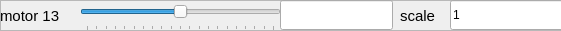
  <widget class="QFrame" name="frame_14">
   <property name="geometry">
    <rect>
     <x>10</x>
     <y>420</y>
     <width>561</width>
     <height>31</height>
    </rect>
   </property>
   <property name="frameShape">
    <enum>QFrame::StyledPanel</enum>
   </property>
   <property name="frameShadow">
    <enum>QFrame::Raised</enum>
   </property>
   <widget class="QLabel" name="name_14">
    <property name="geometry">
     <rect>
      <x>0</x>
      <y>0</y>
      <width>81</width>
      <height>31</height>
     </rect>
    </property>
    <property name="font">
     <font>
      <pointsize>11</pointsize>
      <weight>50</weight>
      <italic>false</italic>
      <bold>false</bold>
     </font>
    </property>
    <property name="text">
     <string>motor 13</string>
    </property>
   </widget>
   <widget class="QSlider" name="motor_setPoint_slider_13">
    <property name="geometry">
     <rect>
      <x>80</x>
      <y>0</y>
      <width>201</width>
      <height>31</height>
     </rect>
    </property>
    <property name="toolTip">
     <string extracomment="slider to move change set point for this motor"/>
    </property>
    <property name="minimum">
     <number>-100</number>
    </property>
    <property name="maximum">
     <number>100</number>
    </property>
    <property name="value">
     <number>0</number>
    </property>
    <property name="orientation">
     <enum>Qt::Horizontal</enum>
    </property>
    <property name="tickPosition">
     <enum>QSlider::TicksBelow</enum>
    </property>
    <property name="tickInterval">
     <number>10</number>
    </property>
   </widget>
   <widget class="QLineEdit" name="motor_setPoint_13">
    <property name="geometry">
     <rect>
      <x>280</x>
      <y>0</y>
      <width>113</width>
      <height>30</height>
     </rect>
    </property>
    <property name="text">
     <string extracomment="manually change set point here"/>
    </property>
    <property name="readOnly">
     <bool>true</bool>
    </property>
   </widget>
   <widget class="QLabel" name="scale_14">
    <property name="geometry">
     <rect>
      <x>400</x>
      <y>0</y>
      <width>41</width>
      <height>31</height>
     </rect>
    </property>
    <property name="font">
     <font>
      <pointsize>11</pointsize>
      <weight>50</weight>
      <italic>false</italic>
      <bold>false</bold>
     </font>
    </property>
    <property name="text">
     <string>scale</string>
    </property>
   </widget>
   <widget class="QLineEdit" name="motor_scale_13">
    <property name="geometry">
     <rect>
      <x>450</x>
      <y>0</y>
      <width>113</width>
      <height>30</height>
     </rect>
    </property>
    <property name="text">
     <string extracomment="use this to scale the slider (-100,100)">1</string>
    </property>
    <property name="readOnly">
     <bool>false</bool>
    </property>
   </widget>
  </widget>
